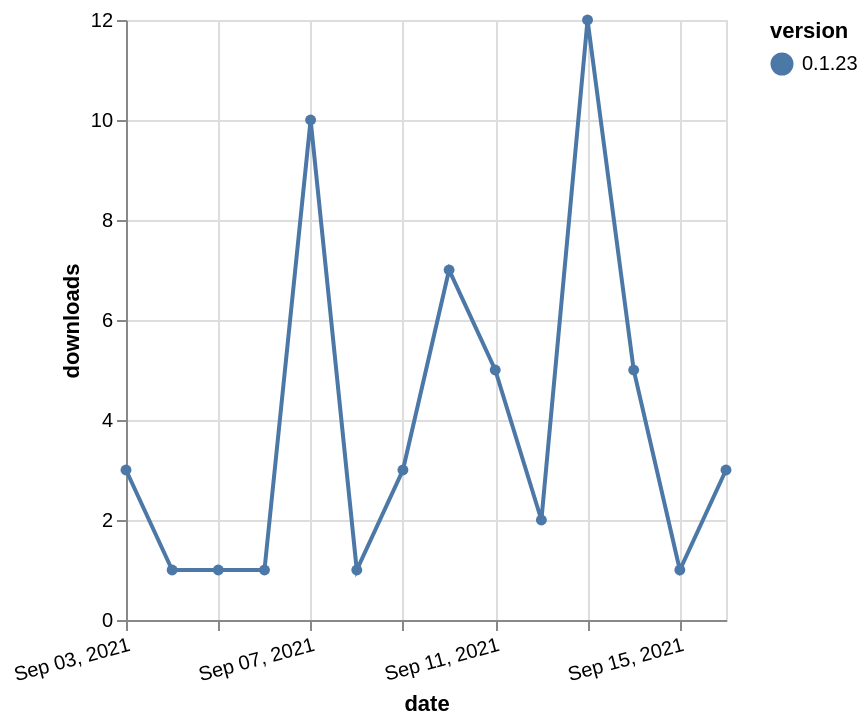

Source (Vega-Lite JSON):
### Vega-Lite specification from a JSON file in a GitHub repository (floating-point values rounded to 4 significant figures)
{"$schema": "https://vega.github.io/schema/vega-lite/v5.json", "description": "A simple bar chart with embedded data.", "data": {"values": [{"date": "2021-09-03", "total": 622, "delta": 3, "version": "0.1.23"}, {"date": "2021-09-04", "total": 623, "delta": 1, "version": "0.1.23"}, {"date": "2021-09-05", "total": 624, "delta": 1, "version": "0.1.23"}, {"date": "2021-09-06", "total": 625, "delta": 1, "version": "0.1.23"}, {"date": "2021-09-07", "total": 635, "delta": 10, "version": "0.1.23"}, {"date": "2021-09-08", "total": 636, "delta": 1, "version": "0.1.23"}, {"date": "2021-09-09", "total": 639, "delta": 3, "version": "0.1.23"}, {"date": "2021-09-10", "total": 646, "delta": 7, "version": "0.1.23"}, {"date": "2021-09-11", "total": 651, "delta": 5, "version": "0.1.23"}, {"date": "2021-09-12", "total": 653, "delta": 2, "version": "0.1.23"}, {"date": "2021-09-13", "total": 665, "delta": 12, "version": "0.1.23"}, {"date": "2021-09-14", "total": 670, "delta": 5, "version": "0.1.23"}, {"date": "2021-09-15", "total": 671, "delta": 1, "version": "0.1.23"}, {"date": "2021-09-16", "total": 674, "delta": 3, "version": "0.1.23"}]}, "width": "container", "mark": {"type": "line", "point": {"filled": true}}, "encoding": {"x": {"field": "date", "type": "temporal", "timeUnit": "yearmonthdate", "title": "date", "axis": {"labelAngle": -15}}, "y": {"field": "delta", "type": "quantitative", "title": "downloads"}, "color": {"field": "version", "type": "nominal"}, "tooltip": {"field": "delta"}}}
